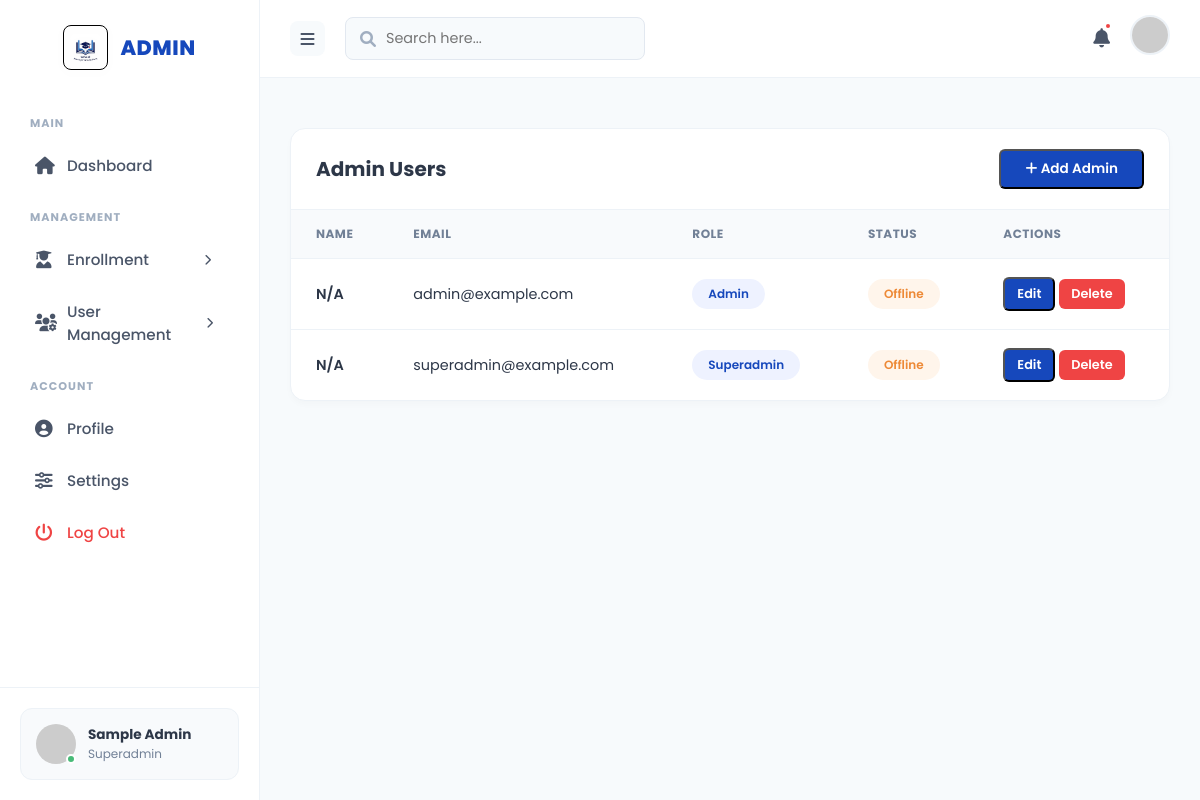
The page /Admin/submodules/Admin-Users.php (signed in) on the database its author committed.
### tables this page shows
CREATE TABLE IF NOT EXISTS users (
    userId INT AUTO_INCREMENT PRIMARY KEY,
    email VARCHAR(255) NOT NULL UNIQUE,
    password VARCHAR(255) NOT NULL,
    role VARCHAR(50) NOT NULL,
    status VARCHAR(20) DEFAULT 'offline',
    last_login TIMESTAMP NULL,
    created_at TIMESTAMP DEFAULT CURRENT_TIMESTAMP
);

### Admin/submodules/Admin-Users.php (the view, shortened to what this page needs)
<?php
require_once '../../Database/config.php';
try {
    $stmt = $pdo->prepare("SELECT * FROM users WHERE role IN ('admin', 'superadmin') ORDER BY created_at DESC");
    $stmt->execute();
    $admins = $stmt->fetchAll();
} catch (PDOException $e) {
    $admins = [];
}
?>
<!DOCTYPE html>
<html lang="en">
<head>
    <link rel="stylesheet" href="https://cdnjs.cloudflare.com/ajax/libs/font-awesome/6.0.0/css/all.min.css">
    <link rel="stylesheet" href="../assets/admin.css">
</head>
<body>
    <?php include '../Components/Side-bar.php'; ?>
    <div class="main-wrapper">
        <?php include '../Components/Head-bar.php'; ?>
        <div class="content-area">
            <div class="table-container">
                <div class="table-header">
                    <h2>Admin Users</h2>
                    <button class="btn-view" id="btnAddAdmin"><i class="fas fa-plus"></i> Add Admin</button>
                </div>
                <div class="table-responsive">
                    <table>
                        <thead>
                            <tr>
                                <th>Name</th>
                                <th>Email</th>
                                <th>Role</th>
                                <th>Status</th>
                                <th>Actions</th>
                            </tr>
                        </thead>
                        <tbody>
                            <?php foreach ($admins as $admin): ?>
                                <tr>
                                    <td class="student-name"><?php echo htmlspecialchars($admin->username ?? 'N/A'); ?></td>
                                    <td><?php echo htmlspecialchars($admin->email); ?></td>
                                    <td><span class="status-badge"
                                            style="background:#eef2ff; color:#1648bc;"><?php echo ucfirst($admin->role); ?></span>
                                    </td>
                                    <td><span
                                            class="status-badge <?php echo ($admin->status == 'online') ? 'status-enrolled' : 'status-pending-payment'; ?>"><?php echo ucfirst($admin->status); ?></span>
                                    </td>
                                    <td>
                                        <button class="btn-view" style="padding: 6px 12px; font-size: 0.8rem;"
                                            onclick='openEditModal(<?php echo json_encode($admin); ?>)'>Edit</button>
                                        <button class="btn-reject" style="padding: 6px 12px; font-size: 0.8rem;"
                                            onclick="confirmDelete(<?php echo $admin->userId; ?>)">Delete</button>
                                    </td>
                                </tr>
                            <?php endforeach; ?>
                        </tbody>
                    </table>
                </div>
            </div>
        </div>
    </div>
</body>
</html>

### Admin/assets/admin.css (style rules this page uses)
:root { --primary-blue: #1648bc; --bg-light: #f7fafc; --text-dark: #2d3748; --text-gray: #718096; --border-color: #edf2f7; }
* { margin: 0; padding: 0; box-sizing: border-box; font-family: 'Poppins', sans-serif; }
body { background: var(--bg-light); display: flex; min-height: 100vh; }
.main-wrapper { flex: 1; display: flex; flex-direction: column; overflow-x: hidden; }
.content-area { padding: 30px; flex: 1; }
.table-container { background: white; border-radius: 15px; box-shadow: 0 4px 6px rgba(0, 0, 0, 0.02); overflow: hidden; margin-top: 20px; border: 1px solid var(--border-color); }
.table-header { padding: 20px 25px; border-bottom: 1px solid var(--border-color); display: flex; justify-content: space-between; align-items: center; }
.table-header h2 { font-size: 1.25rem; font-weight: 700; color: var(--text-dark); }
.table-responsive { overflow-x: auto; }
table { width: 100%; border-collapse: collapse; text-align: left; }
thead th { background: #f8fafc; padding: 15px 25px; font-size: 0.75rem; font-weight: 700; color: var(--text-gray); text-transform: uppercase; letter-spacing: 0.5px; border-bottom: 1px solid var(--border-color); }
tbody td { padding: 18px 25px; font-size: 0.9rem; color: var(--text-dark); border-bottom: 1px solid var(--border-color); vertical-align: middle; }
tbody tr:last-child td { border-bottom: none; }
.student-name { font-weight: 600; color: var(--text-dark); }
.status-badge { padding: 6px 16px; border-radius: 20px; font-size: 0.75rem; font-weight: 600; display: inline-block; }
.status-pending-payment { background: #fff5eb; color: #ed8936; }
.btn-view { background: var(--primary-blue); color: white; padding: 8px 24px; border-radius: 6px; text-decoration: none; font-size: 0.85rem; font-weight: 600; transition: 0.3s; display: inline-block; }
.btn-reject { background: #ef4444; color: white; border: none; padding: 10px 25px; border-radius: 6px; font-weight: 600; cursor: pointer; transition: 0.3s; }

### rows shown on the page
users: username "N/A", email "admin@example.com", role "Admin", status "Offline"
users: username "N/A", email "superadmin@example.com", role "Superadmin", status "Offline"

### other values the page prints
$_SESSION['role'] "Superadmin"
